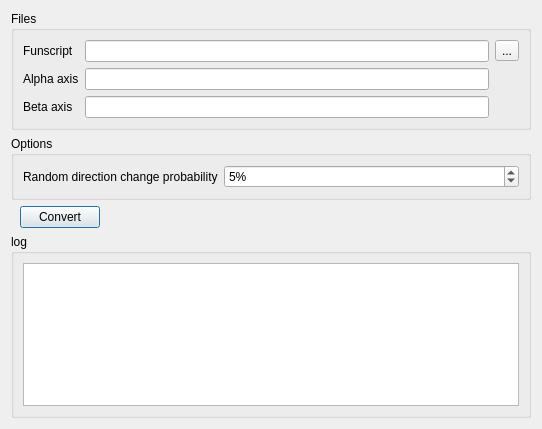
<?xml version="1.0" encoding="UTF-8"?>
<ui version="4.0">
 <class>FunscriptConversionDialog</class>
 <widget class="QDialog" name="FunscriptConversionDialog">
  <property name="geometry">
   <rect>
    <x>0</x>
    <y>0</y>
    <width>542</width>
    <height>429</height>
   </rect>
  </property>
  <property name="windowTitle">
   <string>Funscript conversion - 1d to 2d</string>
  </property>
  <layout class="QGridLayout" name="gridLayout">
   <item row="3" column="0">
    <widget class="QWidget" name="widget_2" native="true">
     <layout class="QFormLayout" name="formLayout">
      <property name="topMargin">
       <number>0</number>
      </property>
      <property name="rightMargin">
       <number>0</number>
      </property>
      <property name="bottomMargin">
       <number>0</number>
      </property>
      <item row="0" column="0">
       <widget class="QPushButton" name="pushButton">
        <property name="text">
         <string>Convert</string>
        </property>
       </widget>
      </item>
     </layout>
    </widget>
   </item>
   <item row="0" column="0">
    <widget class="QGroupBox" name="groupBox_2">
     <property name="title">
      <string>Files</string>
     </property>
     <layout class="QGridLayout" name="gridLayout_3">
      <item row="0" column="1">
       <widget class="QLineEdit" name="lineEdit_funscript"/>
      </item>
      <item row="0" column="0">
       <widget class="QLabel" name="label">
        <property name="text">
         <string>Funscript</string>
        </property>
       </widget>
      </item>
      <item row="0" column="2">
       <widget class="QToolButton" name="toolButton">
        <property name="text">
         <string>...</string>
        </property>
       </widget>
      </item>
      <item row="1" column="0">
       <widget class="QLabel" name="label_2">
        <property name="text">
         <string>Alpha axis</string>
        </property>
       </widget>
      </item>
      <item row="1" column="1">
       <widget class="QLineEdit" name="lineEdit_alpha"/>
      </item>
      <item row="2" column="0">
       <widget class="QLabel" name="label_3">
        <property name="text">
         <string>Beta axis</string>
        </property>
       </widget>
      </item>
      <item row="2" column="1">
       <widget class="QLineEdit" name="lineEdit_beta"/>
      </item>
     </layout>
    </widget>
   </item>
   <item row="1" column="0">
    <widget class="QGroupBox" name="groupBox_3">
     <property name="title">
      <string>Options</string>
     </property>
     <layout class="QFormLayout" name="formLayout_2">
      <item row="0" column="0">
       <widget class="QLabel" name="label_4">
        <property name="text">
         <string>Random direction change probability</string>
        </property>
       </widget>
      </item>
      <item row="0" column="1">
       <widget class="QDoubleSpinBox" name="random_direction_change_probability">
        <property name="suffix">
         <string>%</string>
        </property>
        <property name="decimals">
         <number>0</number>
        </property>
        <property name="maximum">
         <double>100.000000000000000</double>
        </property>
        <property name="value">
         <double>5.000000000000000</double>
        </property>
       </widget>
      </item>
     </layout>
    </widget>
   </item>
   <item row="4" column="0">
    <widget class="QGroupBox" name="groupBox">
     <property name="title">
      <string>log</string>
     </property>
     <layout class="QHBoxLayout" name="horizontalLayout">
      <item>
       <widget class="QTextEdit" name="textEdit"/>
      </item>
     </layout>
    </widget>
   </item>
  </layout>
 </widget>
 <resources/>
 <connections/>
</ui>
